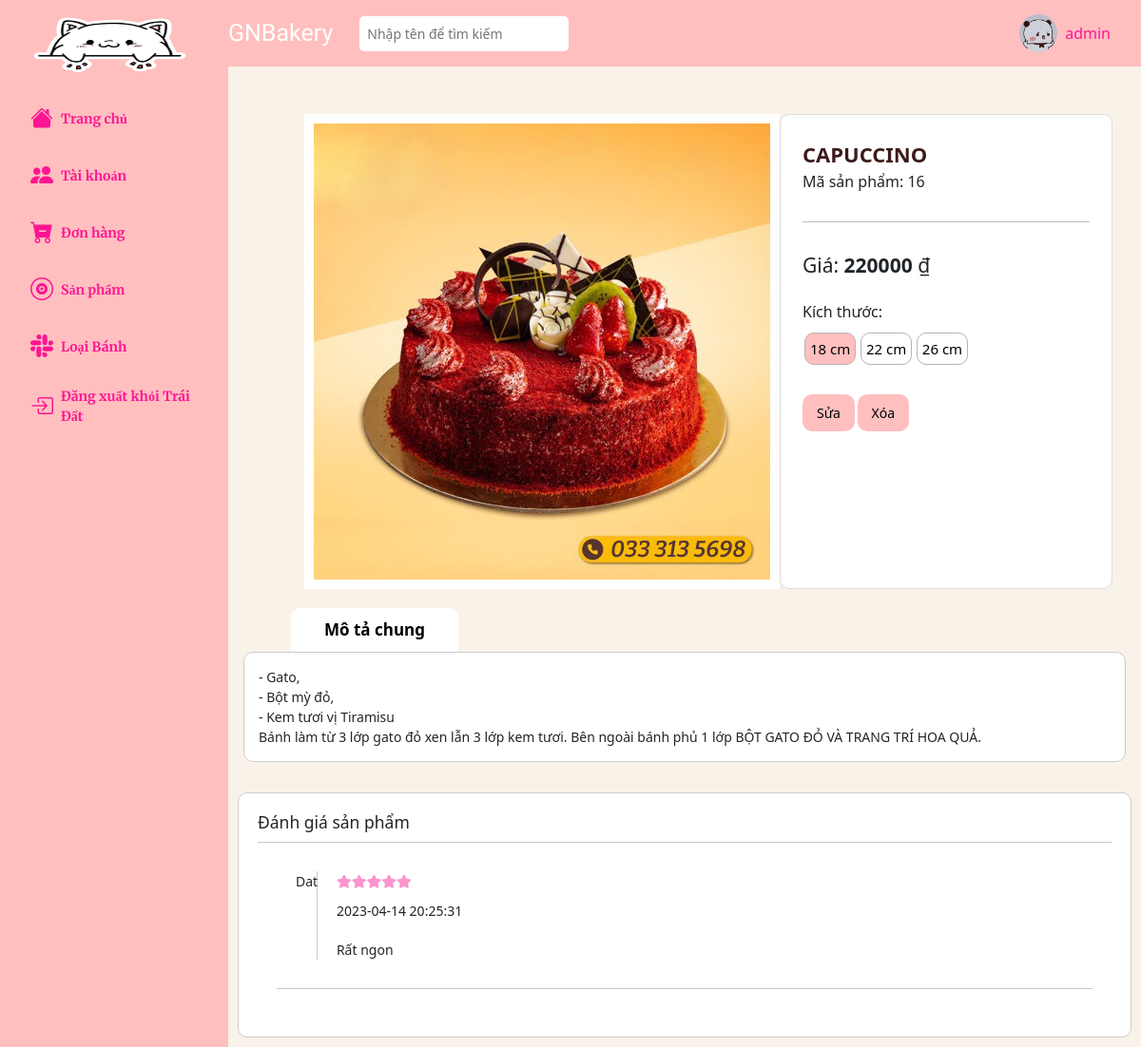
The app's page /admin/products/show.php?id=16 (signed in) with its own data.
### tables this page shows
CREATE TABLE `products` (
  `id` int NOT NULL,
  `name` varchar(255) NOT NULL,
  `image` varchar(255) NOT NULL,
  `description` text NOT NULL,
  `status` int NOT NULL DEFAULT '1',
  `category_detail_id` int NOT NULL,
  `user_id` int NOT NULL,
  `status_id` int DEFAULT NULL
);

CREATE TABLE `products_size` (
  `id` int NOT NULL,
  `product_id` int NOT NULL,
  `size` int NOT NULL,
  `price` int NOT NULL
);

CREATE TABLE `ratings` (
  `id` int NOT NULL,
  `user_id` int NOT NULL,
  `product_id` int NOT NULL,
  `order_id` int NOT NULL,
  `star` int NOT NULL,
  `comment` text,
  `created_at` timestamp NULL DEFAULT CURRENT_TIMESTAMP,
  `status` int NOT NULL DEFAULT '1'
);

CREATE TABLE `users` (
  `id` int NOT NULL,
  `name` varchar(255) NOT NULL,
  `email` varchar(255) NOT NULL,
  `password` varchar(255) NOT NULL,
  `phone` varchar(100) DEFAULT NULL,
  `address` varchar(255) DEFAULT NULL,
  `gender` varchar(10) DEFAULT NULL,
  `birthday` date DEFAULT NULL,
  `created` timestamp NOT NULL DEFAULT CURRENT_TIMESTAMP,
  `deleted` date DEFAULT NULL,
  `level` int NOT NULL,
  `status` int NOT NULL DEFAULT '1',
  `id_deleted` int DEFAULT NULL
);

### admin/products/show.php (the view, shortened to what this page needs)
<?php
    include '../navbar-vertical.php';
    $id = $_GET['id'];
    require_once '../../database/connect.php';
    $sql = "select * from products where products.id = '$id' ";
    $result = mysqli_query($connect, $sql);
    $each = mysqli_fetch_array($result);
    $sql = "SELECT size, price
    FROM products_size
    WHERE product_id = $id
    ORDER BY size ASC, price ASC
    LIMIT 1";
    $resultprice = mysqli_query($connect, $sql);
    $eachprice = mysqli_fetch_array($resultprice);
    $sql = "SELECT size FROM products_size WHERE product_id = $id ORDER BY size ASC ";
    $result = mysqli_query($connect, $sql);
    $sizes = array();
    if(mysqli_num_rows($result) > 0) {
        while($row = mysqli_fetch_assoc($result)) {
            $sizes[] = array($row['size']);
        }
    }
?>
<div class="main__container">
    <div class="product">
        <div class="product-content">
            <div class="product-content-left">
                <img class="image-img hide-on-mobile-tablet" src="../../assets/images/products/<?= $each['image'] ?>" data-zoom-image="../../assets/images/products/<?= $each['image'] ?>" />
            </div>
            <div class="product-content-right">
                <div class="product-content-right-name">
                    <h1><?= $each['name'] ?></h1>
                    <p>Mã sản phẩm: <?= $each['id'] ?></p>
                </div>
                <hr>
                <div>
                    <div class="product-price">
                        <p class="line-price">
                            <span class="">Giá: </span>
                            <span class="price" id="price"><?=$eachprice['price']?> </span>&#8363
                    </div>
                    <span style ="font-size:1.6rem;display:none;"id="size-text">Kích thước: </span>
                    <div>
                        <?php
                        foreach($sizes as $size) {
                            $sizesp = $size[0];
                            ?>
                        <button type="button" class="size-btn" data-size="<?php echo $sizesp?>" data-id = "<?=$each['id']?>"><?php echo $sizesp?> cm</button>
                        <?php }?>
                    </div>
                </div>
                <div class="product-actions">
                    <a href="form_update.php?id=<?= $id ?>&admin_id=<?= $each['user_id'] ?>" id="AddToCart" class="btnAddtocart">Sửa</a>
                    <a onclick="return confirm('Bạn chắc chắn muốn xóa?')" href="delete.php?id=<?= $each['id'] ?>" id="buy-now" class="btnBuynow">
                    Xóa
                </a>
                </div>
            </div>
        </div>
    </div>
    <div class="product-tab">
        <div class="tab" >
            <button class="tablinks" >Mô tả chung</button>
        </div>
        <div class="content-product-tab">
            <?= nl2br($each['description']) ?>
        </div>
    </div>
    <div class = "ratings-1">
    <h3>Đánh giá sản phẩm</h3>
    <hr>
    <div id="Content" class="tabs_rating-1">
    <?php
      $product_id = $each['id'];
      $sql = "SELECT ratings.star, ratings.created_at, ratings.comment, users.name FROM ratings INNER JOIN users ON ratings.user_id = users.id WHERE ratings.product_id = '$product_id'";
      $result = $connect->query($sql);
    ?>
      <?php while($row = $result->fetch_assoc()): ?>
        <div class="tab-rating-1">
            <span class="user-1"><?php echo $row['name']; ?></span>
            <div >
              <span class="star-rating-1">
            <?php
              $star = $row['star'];
              for ($i = 1; $i <= 5; $i++) {
                if ($i <= $star) {
                    echo '<i class="fas fa-star"></i>';
                } else {
                    echo '<i class="far fa-star"></i>';
                }
              }
            ?>
              </span>
              <span class="created_at-1"><?php echo $row['created_at']; ?></span>
              <span class="comment-1"><?php echo $row['comment']; ?></span>
            </div>
        </div>
        <hr>
    <?php endwhile; ?>
    </div>
  </div>
</div>
</body>
</html>

### assets/css/admin.css (style rules this page uses)
html { font-size: 62.5%; line-height: 1.6rem; font-family: 'Roboto', sans-serif; box-sizing: border-box; }
a { color: #FF1493; }
* { box-sizing: inherit; }
:root { --text-color: #FF1493; --background-color: #f8f2e8; --navbar-color: #ffbfbf; --navbar-vertical-width : 240px; --header-height: 70px; }
body { background-color: var(--background-color); }
.main__form, .main__container { margin-left: var(--navbar-vertical-width); min-height: 80vh; margin-top: 30px; }
.product-content { background: #f8f2e8; padding: 20px 30px; display: flex; width: 100%; }
.product-content-left { margin-left: 50px; width: 50%; }
.image-img { border: 10px solid white; }
.product-content-right { margin-left: 50px; padding: 28px 23px; background: #fff; border-radius: 10px; border: solid 1px #ddd; width: 70%; }
.product-content-right-name h1 { font-size: 22px; color: #3d1a1a; margin: 0; font-weight: bolder; }
.price { font-weight: bolder; }
.product-content-right-name p { margin-top: 4px; font-size: 1.6rem; }
.product-content-right hr { clear: both; border-top:1px solid black; border-width: 1px 0 0; margin: 30px 0; height: 0; }
.line-price { font-size: 2.1rem; }
.product-price { margin-bottom: 20px; }
.size-btn { margin-top: 10px; padding: 5px; font-size: 1.5rem; border: 1px solid rgb(184, 179, 179); border-radius: 1rem ; margin-left: 2px; background-color: #ffffff; }
.product-actions { margin-top: 40px; }
.product-actions #AddToCart, .product-actions #buy-now { background: var(--navbar-color); color: rgb(0, 0, 0); padding: 10px 15px; border-radius: 10px; border: none; font-size: 1.4rem; text-decoration: none; }
.product-tab { margin: 0 16px 32px; }
.tab { margin-left:50px; overflow: hidden; }
.tab button { border: none; cursor: pointer; padding: 14px 16px; transition: 0.3s; font-size: 17px; color: black; font-weight: bolder; padding: 10px 35px; background: #fff; border-top-left-radius: 10px; border-top-right-radius: 10px; }
.content-product-tab { background: #fff; padding: 15px; border-radius: 10px; border: 1px solid #ccc; font-size: 1.4rem; }
.ratings-1 { margin: 10px; background-color: #ffffff; border: 1px solid #ccc ; border-radius: 10px; padding: 20px; font-size: 1.4rem; }
.tabs_rating-1 { padding: 20px; }
.tab-rating-1 { display: flex; width: 100%; }
.tab-rating-1 .user-1 { margin-right: 20px; width: 5%; padding-left: 20px; border-right: 1px solid #ccc ; }
.tab-rating-1 span { margin-bottom: 20px; }
.tab-rating-1 div { display: flex; flex-direction: column; }
.tab-rating-1 .star-rating-1 { color: #fd94cc; margin-bottom: 10px; }

### records on screen
products: image (picture), name "CAPUCCINO", id "16", description "- Gato, - Bột mỳ đỏ, - Kem tươi vị Tiramisu Bánh làm từ 3 lớp gato đỏ xen lẫn 3 lớp kem tươi. Bên ngoài bánh phủ 1 lớp BỘT GATO ĐỎ VÀ TRANG TRÍ HOA QUẢ."
products_size: price "220000"
ratings: user.name "Dat", star 5 (drawn), created_at "2023-04-14 20:25:31", comment "Rất ngon"

### other values on screen
$_SESSION['name'] "admin"
$sizesp "18"
$sizesp "22"
$sizesp "26"
